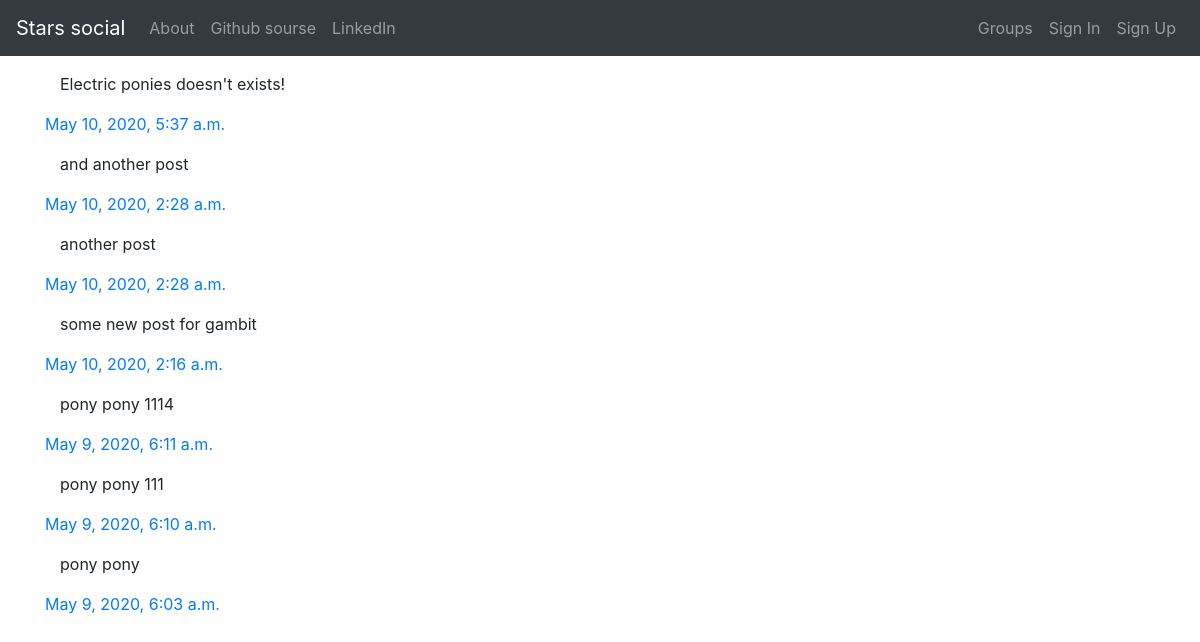
/posts/, run on the app's committed database.
### posts/models.py (models this page shows, shortened)
class Post(models.Model):
    user = models.ForeignKey(
        to=User, related_name='posts', on_delete=models.CASCADE)
    created_at = models.DateTimeField(auto_now=True)
    message = models.TextField()
    message_html = models.TextField(editable=False)
    group = models.ForeignKey(to=Group, related_name='posts',
                              null=True, blank=True, on_delete=models.CASCADE)
    class Meta:
        ordering = ['-created_at']
        unique_together = ['user', 'message']

### posts/views.py (the view)
# urls.py: path('', views.PostList.as_view(), name='all'),
class PostList(SelectRelatedMixin, generic.ListView):
    model = models.Post
    select_related = ('user', 'group')

### posts/templates/posts/post_list.html (shortened to what this page needs)
{% extends 'posts/post_base.html' %}
{% block post_content %}
    <div class='col-md-8'>
        {% for post in post_list %}
            {% include 'posts/_post.html' %}
        {% endfor %}
    </div>
{% endblock  %}

### posts/templates/posts/_post.html (shortened to what this page needs)
<div class='column'>
    <p>{{post.message_html|safe}}</p>
    <div class='column'>
        <div class='row'>
            <time class="time"><a href="{% url 'posts:single' username=post.user.username pk=post.pk %}">{{ post.created_at}}</a></time>
            </div>
</div>

### data on the page
Post: message_html "Electric ponies doesn't exists!", created_at "May 10, 2020, 5:37 a.m."
Post: message_html "and another post", created_at "May 10, 2020, 2:28 a.m."
Post: message_html "another post", created_at "May 10, 2020, 2:28 a.m."
Post: message_html "some new post for gambit", created_at "May 10, 2020, 2:16 a.m."
Post: message_html "pony pony 1114", created_at "May 9, 2020, 6:11 a.m."
Post: message_html "pony pony 111", created_at "May 9, 2020, 6:10 a.m."
Post: message_html "pony pony", created_at "May 9, 2020, 6:03 a.m."
